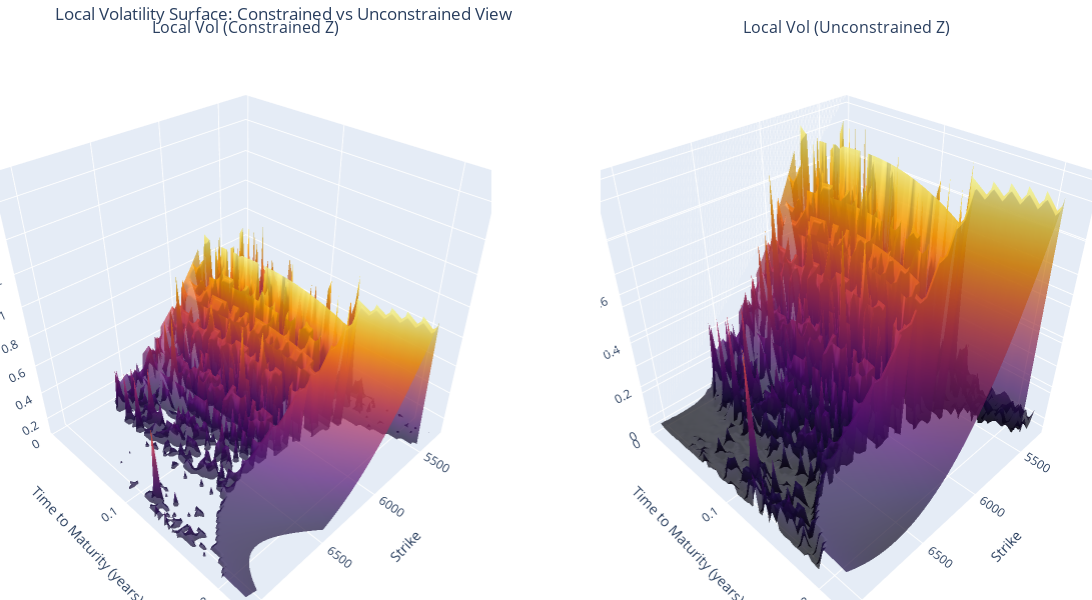

Here is the notebook cell this chart was saved with:
### Markdown cell above
#### local Vol using regression

### Code cell
impvol_interp = regres
params = [calls["S0"].iloc[0],calls["r"].iloc[0],impvol_interp]
local_vol_surface_ = get_local_vol_surface(calls,params)
plot_local_vol_surface(calls,local_vol_surface_)

### Figure 1 — Plotly figure (JSON) as saved in the notebook; plotly's stock layout.template omitted (floating-point values rounded to 4 significant figures; data arrays with more than 128 entries replaced by an {"elided": "..."} marker saying what was removed)
{"data": [{"colorscale": [[0, "#000004"], [0.1111, "#1b0c41"], [0.2222, "#4a0c6b"], [0.3333, "#781c6d"], [0.4444, "#a52c60"], [0.5556, "#cf4446"], [0.6667, "#ed6925"], [0.7778, "#fb9b06"], [0.8889, "#f7d13d"], [1, "#fcffa4"]], "opacity": 0.7, "scene": "scene", "showlegend": false, "showscale": false, "type": "surface", "x": {"elided": "60x60 float values"}, "y": {"elided": "60x60 float values"}, "z": {"elided": "60x60 float values"}}, {"colorscale": [[0, "#000004"], [0.1111, "#1b0c41"], [0.2222, "#4a0c6b"], [0.3333, "#781c6d"], [0.4444, "#a52c60"], [0.5556, "#cf4446"], [0.6667, "#ed6925"], [0.7778, "#fb9b06"], [0.8889, "#f7d13d"], [1, "#fcffa4"]], "opacity": 0.7, "scene": "scene2", "showlegend": false, "showscale": false, "type": "surface", "x": {"elided": "60x60 float values"}, "y": {"elided": "60x60 float values"}, "z": {"elided": "60x60 float values"}}], "layout": {"annotations": [{"font": {"size": 16}, "showarrow": false, "text": "Local Vol (Constrained Z)", "x": 0.225, "xanchor": "center", "xref": "paper", "y": 1, "yanchor": "bottom", "yref": "paper"}, {"font": {"size": 16}, "showarrow": false, "text": "Local Vol (Unconstrained Z)", "x": 0.775, "xanchor": "center", "xref": "paper", "y": 1, "yanchor": "bottom", "yref": "paper"}], "height": 600, "margin": {"b": 0, "l": 0, "r": 0, "t": 40}, "scene": {"domain": {"x": [0, 0.45], "y": [0, 1]}, "xaxis": {"title": {"text": "Strike"}}, "yaxis": {"title": {"text": "Time to Maturity (years)"}}, "zaxis": {"range": [0.0835, 1.749], "title": {"text": "Volatility"}}}, "scene2": {"domain": {"x": [0.55, 1], "y": [0, 1]}, "xaxis": {"title": {"text": "Strike"}}, "yaxis": {"title": {"text": "Time to Maturity (years)"}}, "zaxis": {"title": {"text": "Volatility"}}}, "title": {"text": "Local Volatility Surface: Constrained vs Unconstrained View"}, "width": 1200}}
